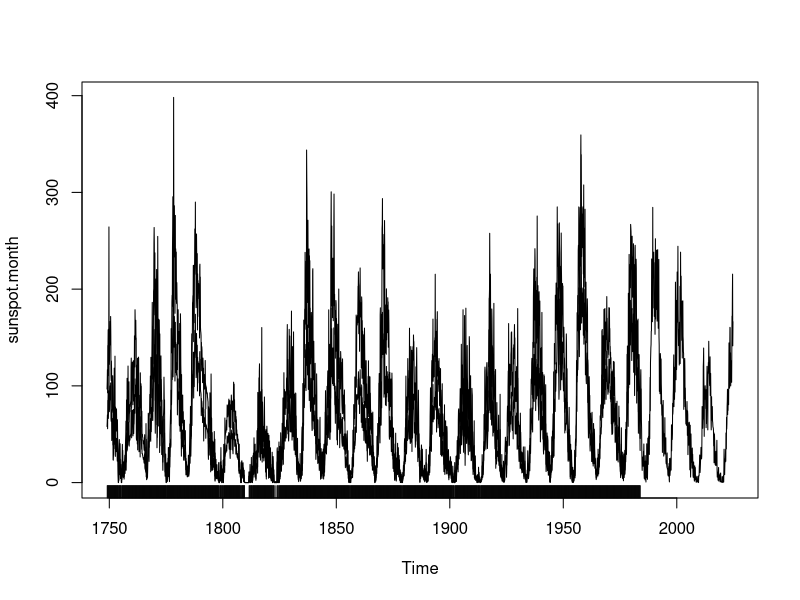
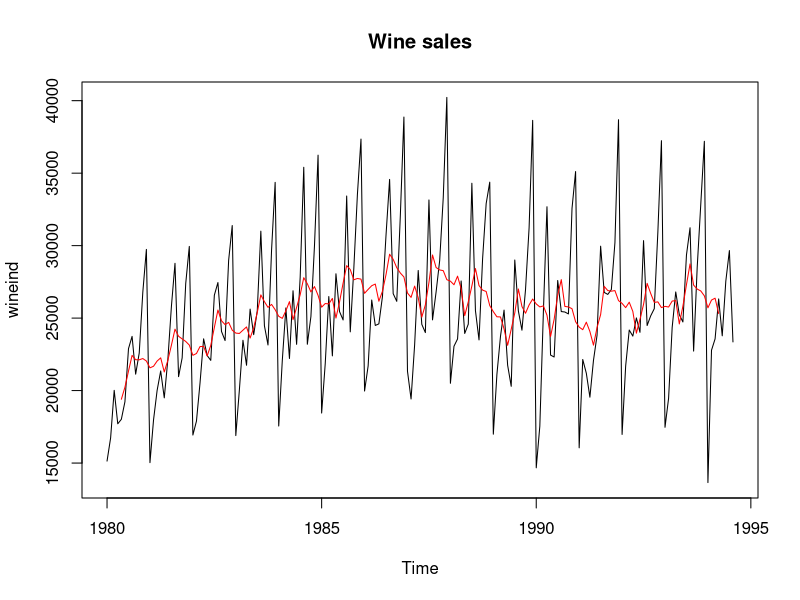

The R source for these figures, in order: (Note: this script raises an error after producing the figures.)
plot(sunspot.month)
lines(sunspots)
sunspots
all(tsp(sunspots)     [c(1,3)] ==
      tsp(sunspot.month)[c(1,3)]) ## Start & Periodicity are the same
n1 <- length(sunspots)
table(eq <- sunspots == sunspot.month[1:n1]) #>  132  are different !
i <- which(!eq)
rug(time(eq)[i])
s1 <- sunspots[i] ; s2 <- sunspot.month[i]
cbind(i = i, time = time(sunspots)[i], sunspots = s1, ss.month = s2,
      perc.diff = round(100*2*abs(s1-s2)/(s1+s2), 1))


library(forecast)

?wineind
plot(wineind, main = "Wine sales")
sm <- ma(wineind,order=9, centre = FALSE)
lines(sm,col="red")

forecast(sm, h=10) |> plot(col="red",
                           ylim = c(min(wineind), max(wineind)),
                           xlim(1979, 2000))
lines(wineind)
?forecast::forecast


?ma

library(tidyverse)

